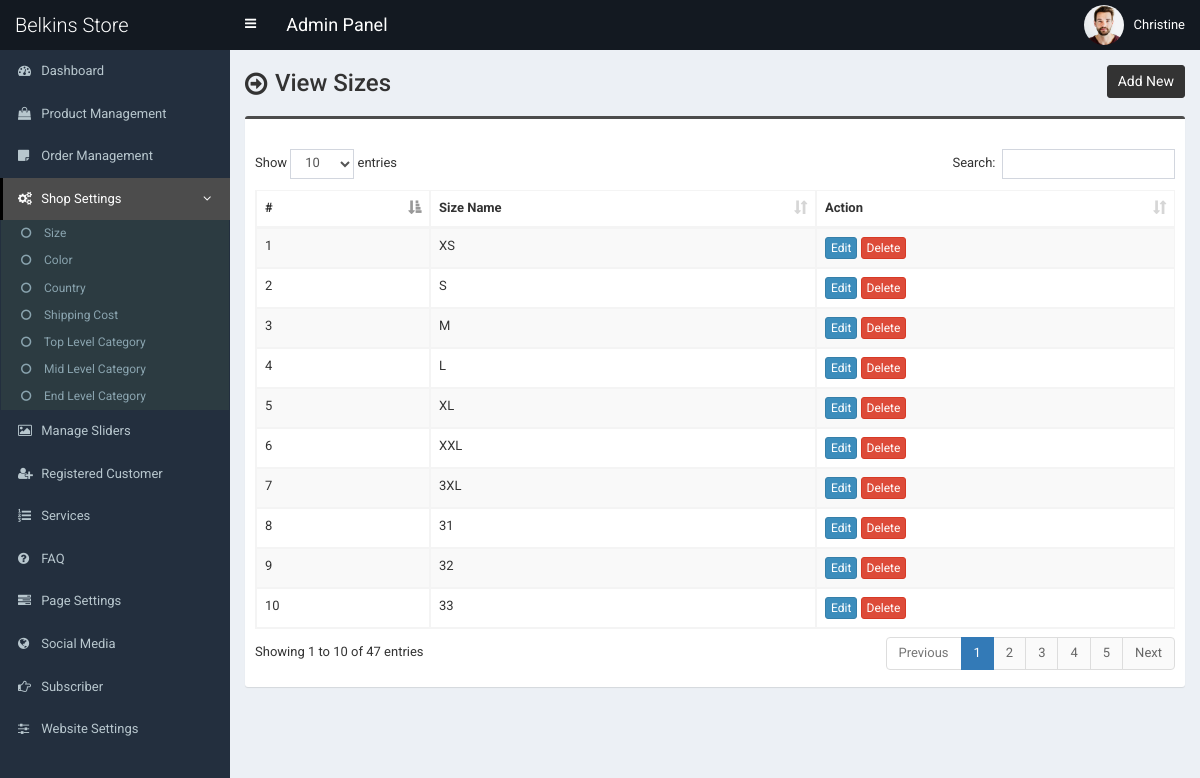
/admin/size.php (signed in), run on the app's committed database.
### tables this page shows
CREATE TABLE `tbl_size` (
  `size_id` int(11) NOT NULL,
  `size_name` varchar(255) NOT NULL
);

### admin/size.php (the view, shortened to what this page needs)
<?php require_once('header.php'); ?>
<section class="content-header">
	<div class="content-header-left">
		<h1>View Sizes</h1>
	</div>
	<div class="content-header-right">
		<a href="size-add.php" class="btn btn-primary btn-sm">Add New</a>
	</div>
</section>
<section class="content">
  <div class="row">
    <div class="col-md-12">
      <div class="box box-info">
        <div class="box-body table-responsive">
          <table id="example1" class="table table-bordered table-hover table-striped">
			<thead>
			    <tr>
			        <th>#</th>
			        <th>Size Name</th>
			        <th>Action</th>
			    </tr>
			</thead>
            <tbody>
            	<?php
            	$i=0;
            	$statement = $pdo->prepare("SELECT * FROM tbl_size ORDER BY size_id ASC");
            	$statement->execute();
            	$result = $statement->fetchAll(PDO::FETCH_ASSOC);
            	foreach ($result as $row) {
            		$i++;
            		?>
					<tr>
	                    <td><?php echo $i; ?></td>
	                    <td><?php echo $row['size_name']; ?></td>
	                    <td>
	                        <a href="size-edit.php?id=<?php echo $row['size_id']; ?>" class="btn btn-primary btn-xs">Edit</a>
	                        <a href="#" class="btn btn-danger btn-xs" data-href="size-delete.php?id=<?php echo $row['size_id']; ?>" data-toggle="modal" data-target="#confirm-delete">Delete</a>
	                    </td>
	                </tr>
            		<?php
            	}
            	?>
            </tbody>
          </table>
        </div>
      </div>
</section>
<?php require_once('footer.php'); ?>

### admin/style.css (style rules this page uses)
body { font-size: 13px; font-family: "Roboto", sans-serif; }
.content-header > h1, .content-header .content-header-left h1 { font-family: "Roboto", sans-serif; }
.box-info { padding-top: 20px; }
.content-header { overflow: hidden; }
.content-header .content-header-left { float: left; padding-top: 5px; }
.content-header .content-header-right { float: right; }
.content-header .content-header-left h1 { margin-top: 0; margin-bottom: 0; padding-left: 30px; padding-bottom: 5px; font-size: 24px; position: relative; }
.content-header .content-header-left h1:before { position: absolute; top: 0; left: 0; font-family: "FontAwesome", sans-serif; font-size: 26px; content: "\f18e"; }
.content-header .content-header-right a { position: relative; font-size: 14px; }
.box.box-info { border-top-color: #4c4c4c; }
.content-header .content-header-right a { background-color: #333333; border-color: #333333; }

### data on the page
tbl_size: size_name "XS"
tbl_size: size_name "S"
tbl_size: size_name "M"
tbl_size: size_name "L"
tbl_size: size_name "XL"
tbl_size: size_name "XXL"
tbl_size: size_name "3XL"
tbl_size: size_name "31"
tbl_size: size_name "32"
tbl_size: size_name "33"

### other printed values
$_SESSION['user']['full_name'] "Christine"
